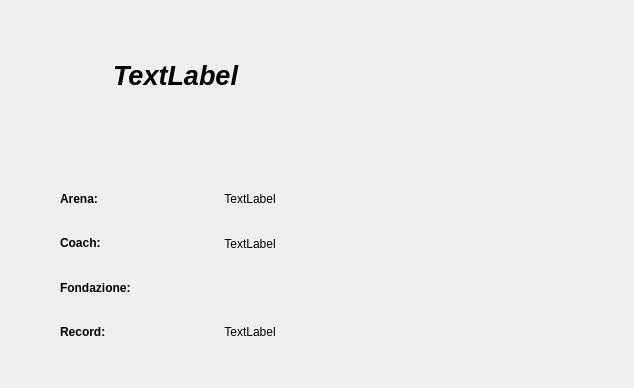
<?xml version="1.0" encoding="UTF-8"?>
<ui version="4.0">
 <class>InfoTeam</class>
 <widget class="QWidget" name="InfoTeam">
  <property name="geometry">
   <rect>
    <x>0</x>
    <y>0</y>
    <width>634</width>
    <height>388</height>
   </rect>
  </property>
  <property name="minimumSize">
   <size>
    <width>634</width>
    <height>388</height>
   </size>
  </property>
  <property name="maximumSize">
   <size>
    <width>634</width>
    <height>388</height>
   </size>
  </property>
  <property name="windowTitle">
   <string>Form</string>
  </property>
  <widget class="QLabel" name="nome">
   <property name="geometry">
    <rect>
     <x>10</x>
     <y>50</y>
     <width>331</width>
     <height>51</height>
    </rect>
   </property>
   <property name="font">
    <font>
     <family>Ubuntu</family>
     <pointsize>20</pointsize>
     <weight>75</weight>
     <italic>true</italic>
     <bold>true</bold>
    </font>
   </property>
   <property name="text">
    <string>&lt;html&gt;&lt;head/&gt;&lt;body&gt;&lt;p align=&quot;center&quot;&gt;TextLabel&lt;/p&gt;&lt;/body&gt;&lt;/html&gt;</string>
   </property>
   <property name="alignment">
    <set>Qt::AlignCenter</set>
   </property>
  </widget>
  <widget class="QLabel" name="foto">
   <property name="geometry">
    <rect>
     <x>399</x>
     <y>35</y>
     <width>201</width>
     <height>171</height>
    </rect>
   </property>
   <property name="text">
    <string/>
   </property>
  </widget>
  <widget class="QWidget" name="layoutWidget">
   <property name="geometry">
    <rect>
     <x>60</x>
     <y>180</y>
     <width>251</width>
     <height>171</height>
    </rect>
   </property>
   <layout class="QVBoxLayout" name="verticalLayout">
    <item>
     <layout class="QHBoxLayout" name="horizontalLayout">
      <item>
       <widget class="QLabel" name="label">
        <property name="text">
         <string>&lt;html&gt;&lt;head/&gt;&lt;body&gt;&lt;p&gt;&lt;span style=&quot; font-weight:600;&quot;&gt;Arena:&lt;/span&gt;&lt;/p&gt;&lt;/body&gt;&lt;/html&gt;</string>
        </property>
       </widget>
      </item>
      <item>
       <widget class="QLabel" name="arena">
        <property name="text">
         <string>TextLabel</string>
        </property>
        <property name="alignment">
         <set>Qt::AlignCenter</set>
        </property>
       </widget>
      </item>
     </layout>
    </item>
    <item>
     <layout class="QHBoxLayout" name="horizontalLayout_2">
      <item>
       <widget class="QLabel" name="label_2">
        <property name="text">
         <string>&lt;html&gt;&lt;head/&gt;&lt;body&gt;&lt;p&gt;&lt;span style=&quot; font-weight:600;&quot;&gt;Coach:&lt;/span&gt;&lt;/p&gt;&lt;/body&gt;&lt;/html&gt;</string>
        </property>
       </widget>
      </item>
      <item>
       <widget class="QLabel" name="coach">
        <property name="text">
         <string>TextLabel</string>
        </property>
        <property name="alignment">
         <set>Qt::AlignCenter</set>
        </property>
       </widget>
      </item>
     </layout>
    </item>
    <item>
     <layout class="QHBoxLayout" name="horizontalLayout_3">
      <item>
       <widget class="QLabel" name="label_3">
        <property name="text">
         <string>&lt;html&gt;&lt;head/&gt;&lt;body&gt;&lt;p&gt;&lt;span style=&quot; font-weight:600;&quot;&gt;Fondazione:&lt;/span&gt;&lt;/p&gt;&lt;/body&gt;&lt;/html&gt;</string>
        </property>
       </widget>
      </item>
      <item>
       <widget class="QLabel" name="fondazione">
        <property name="text">
         <string/>
        </property>
        <property name="alignment">
         <set>Qt::AlignCenter</set>
        </property>
       </widget>
      </item>
     </layout>
    </item>
    <item>
     <layout class="QHBoxLayout" name="horizontalLayout_4">
      <item>
       <widget class="QLabel" name="label_4">
        <property name="text">
         <string>&lt;html&gt;&lt;head/&gt;&lt;body&gt;&lt;p&gt;&lt;span style=&quot; font-weight:600;&quot;&gt;Record:&lt;/span&gt;&lt;/p&gt;&lt;/body&gt;&lt;/html&gt;</string>
        </property>
       </widget>
      </item>
      <item>
       <widget class="QLabel" name="record">
        <property name="text">
         <string>TextLabel</string>
        </property>
        <property name="alignment">
         <set>Qt::AlignCenter</set>
        </property>
       </widget>
      </item>
     </layout>
    </item>
   </layout>
  </widget>
 </widget>
 <resources/>
 <connections/>
</ui>
